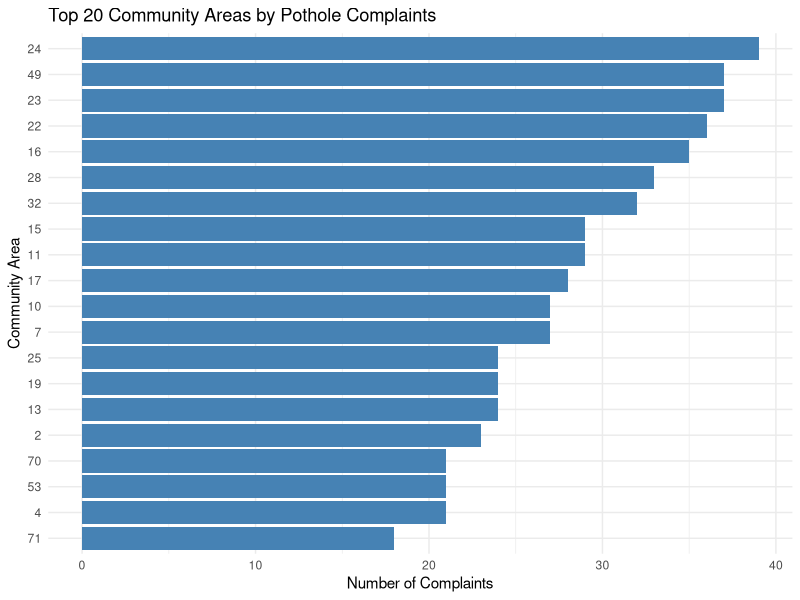
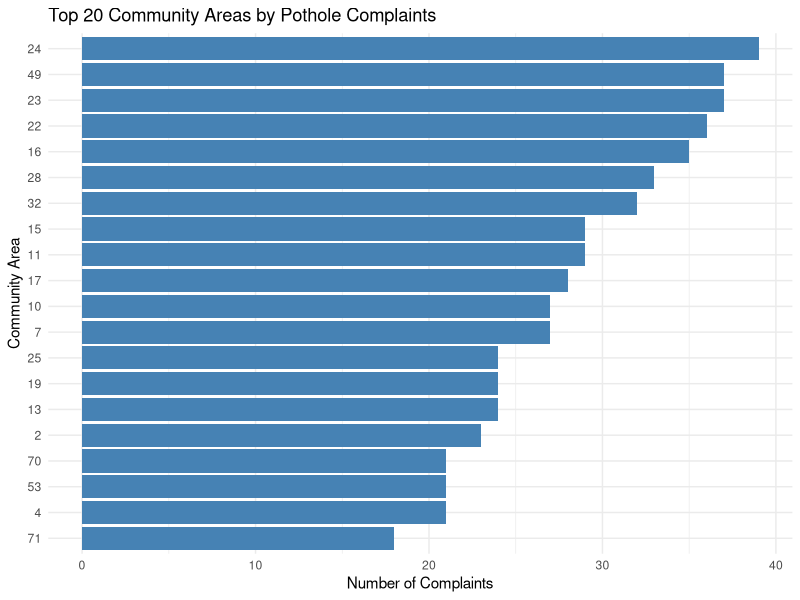

Here is the R script that generated these plots, in order:
# 03_analysis.R
library(dplyr)
library(ggplot2)
library(readr)

df <- read_csv("data/potholes.csv")

# 每个社区的投诉数量
by_area <- df %>%
  group_by(community_area) %>%
  summarise(count = n()) %>%
  arrange(desc(count))

# 简单柱状图（前 20 个社区）
top20 <- head(by_area, 20)

ggplot(top20, aes(x = reorder(community_area, count), y = count)) +
  geom_col(fill = "steelblue") +
  coord_flip() +
  labs(
    title = "Top 20 Community Areas by Pothole Complaints",
    x = "Community Area",
    y = "Number of Complaints"
  ) +
  theme_minimal()

# 可选：保存图表
ggsave("plots/pothole_bar.png", width = 6, height = 4)

